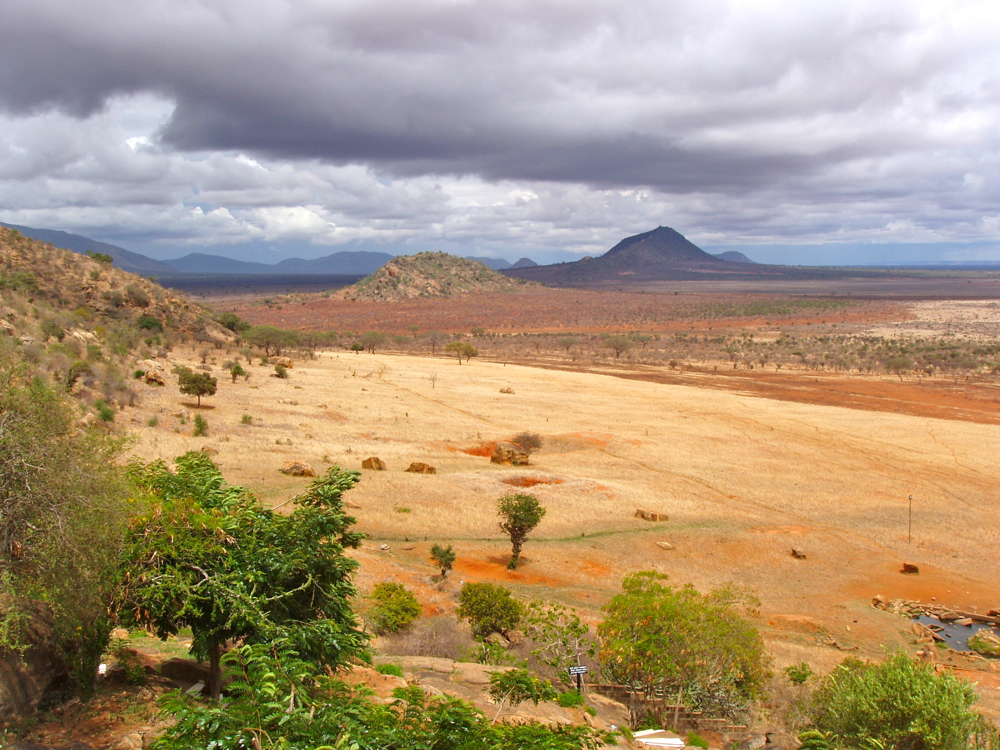
#> input picture Python-Beispiele/SeamCarving/landschaft.jpg, 1000 x 750 px
$ python sobel_energy_calculator.py landschaft.jpg   (Python 2 division)
#> lines starting #> are read from the running program, lines starting #| are printed output that depends on the picture
#> in main, image is the input picture: PIL image 1000x750 RGB; mean R, G, B 169.6, 148.8, 120.8
### Python-Beispiele/SeamCarving/energy_calculator.py
# energy_calculator - Base class for all energy calculation implementations
#
# This file is part of "scarving", a Python implementation of the
# seam carving image resize algorithm
#
# Copyright (C) 2007  Nicolas Trangez <eikke@eikke.com>
#
# This program is free software; you can redistribute it and/or modify
# it under the terms of the GNU General Public License as published by
# the Free Software Foundation; version 2 of the License (and no other).
#
# This program is distributed in the hope that it will be useful,
# but WITHOUT ANY WARRANTY; without even the implied warranty of
# MERCHANTABILITY or FITNESS FOR A PARTICULAR PURPOSE.  See the
# GNU General Public License for more details.
#
# You should have received a copy of the GNU General Public License
# along with this program; if not, write to the Free Software
# Foundation, Inc., 51 Franklin St, Fifth Floor, Boston, MA  02110-1301  USA
#
# EOL

from PIL import Image, ImageOps
from numpy import ndarray, reshape
import utils

class EnergyCalculator:
        def __init__(self, image):
                self._energy = None

                if isinstance(image, ndarray):
                        self._image = image
                        return

                # Assume this is a PIL Image
                # TODO: How to recognize this?
                (w, h) = image.size
#> w = 1000; h = 750
                self._image = reshape(ImageOps.grayscale(image).getdata(), (h, w))
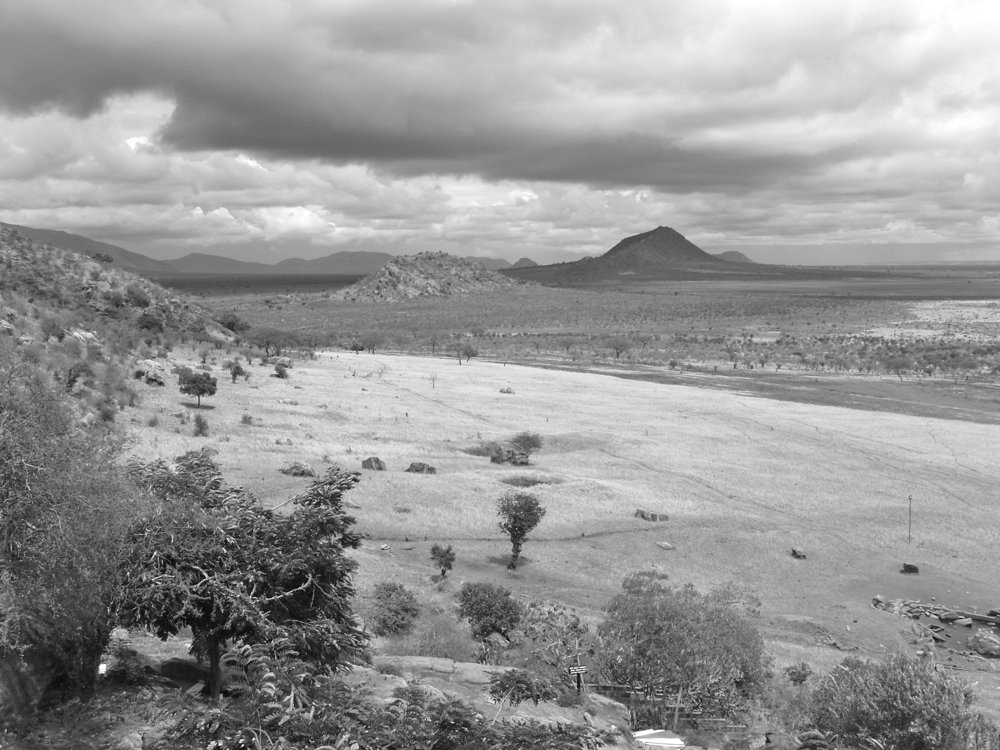
#> self._image: shape (750, 1000) int64; min 8, max 255, mean 151.8

        def calculate_per_pixel(self):
                raise NotImplemented

        # [9 lines left out: functions _calculate_pixel_energy, _calculate_full_energy, not called in this run]

        def calculate(self):
                if self.calculate_per_pixel() == False:
                        e = self._calculate_full_energy()
#> in _calculate_full_energy, `return generic_gradient_magnitude(self.get_image_matrix(), derivative ..`:
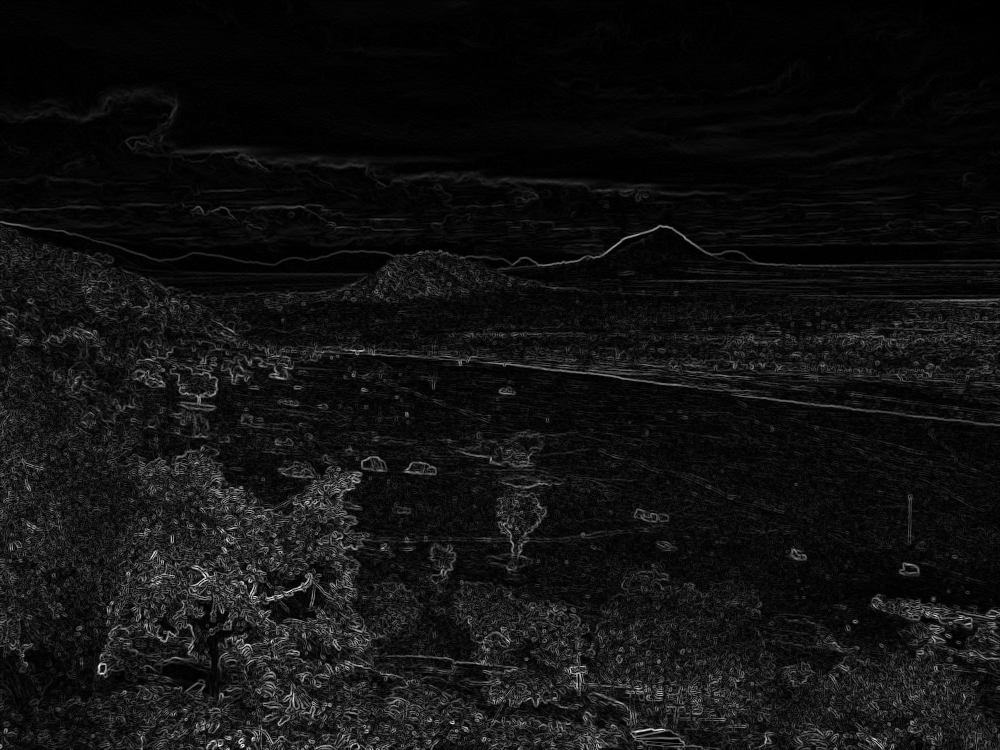
#> returned value: shape (750, 1000) int64; min 0, max 820, mean 56.9; drawn with min black and max white
                        if not isinstance(e, ndarray):
                                raise Exception, "Return value of _calculate_full_energy should be of type numpy.ndarray"
                        e.clip(utils.MIN_PIXEL_VALUE, utils.MAX_PIXEL_VALUE)
                        self._energy = e
                else:
                        h = len(self._image)
                        if h < 1:
                                raise Exception, "Invalid image size"
                        w = len(self._image[0])
                        for y in range(0, h):
                                for x in range(0, w):
                                        e = self._calculate_pixel_energy(x, y)
                                        if not isinstance(e, int):
                                                raise Exception, "Return value of _calculate_pixel_energy should be of type int"
                                        e = utils.clip(e)
                                        self._energy[y, x] = e

        def get_image_matrix(self):
                return self._image.copy()

        def get_image_pixel(self, x, y):
                return self._image[y, x]

        # [14 lines left out: functions get_energy_matrix, get_energy_matrix_shape, get_energy, not called in this run]

        def get_energy_image(self):
                if self._energy == None:
                        self.calculate()
                (h, w) = self._energy.shape
#> h = 750; w = 1000
                im = Image.new("L", (w, h))
#> im: PIL image 1000x750 L; every value is 0
                im.putdata(self._energy.flatten())
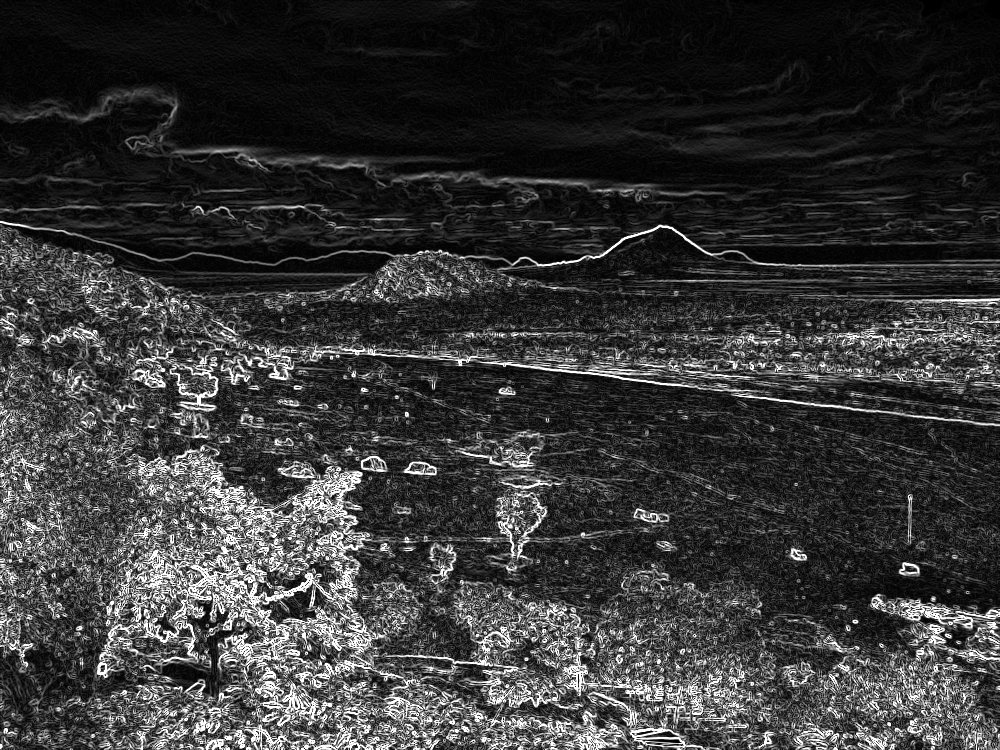
#> im: PIL image 1000x750 L; min 0, max 255, mean 55.1
                return im

### Python-Beispiele/SeamCarving/sobel_energy_calculator.py
# sobel_energy_calculator - Implementation of EnergyCalculator using
#                           the Sobel matrix
#
# This file is part of "scarving", a Python implementation of the
# seam carving image resize algorithm
#
# Copyright (C) 2007  Nicolas Trangez <eikke@eikke.com>
#
# This program is free software; you can redistribute it and/or modify
# it under the terms of the GNU General Public License as published by
# the Free Software Foundation; version 2 of the License (and no other).
#
# This program is distributed in the hope that it will be useful,
# but WITHOUT ANY WARRANTY; without even the implied warranty of
# MERCHANTABILITY or FITNESS FOR A PARTICULAR PURPOSE.  See the
# GNU General Public License for more details.
#
# You should have received a copy of the GNU General Public License
# along with this program; if not, write to the Free Software
# Foundation, Inc., 51 Franklin St, Fifth Floor, Boston, MA  02110-1301  USA
#
# EOL

from energy_calculator import EnergyCalculator
from scipy.ndimage.filters import generic_gradient_magnitude, sobel
import sys
from PIL import Image

class SobelEnergyCalculator(EnergyCalculator):
        def __init__(self, image):
                EnergyCalculator.__init__(self, image)

        def calculate_per_pixel(self):
                return False

        def _calculate_full_energy(self):
                return generic_gradient_magnitude(self.get_image_matrix(), derivative = sobel)

def usage(pname):
        print "Usage: %s filename.jpg" % pname

def main():
        image = None
        try:
                image = Image.open(sys.argv[-1])
        except:
                usage(sys.argv[0])
                return

        ec = SobelEnergyCalculator(image)
        energy = ec.get_energy_image()
        energy.show()

if __name__ == "__main__":
        try:
                try:
                        import cProfile as profile
                except ImportError:
                        import profile
        except ImportError:
                print "Not profiling"
                main()
                sys.exit()
        print "Profiling using %s" % profile.__name__
        profile.run("main()")
